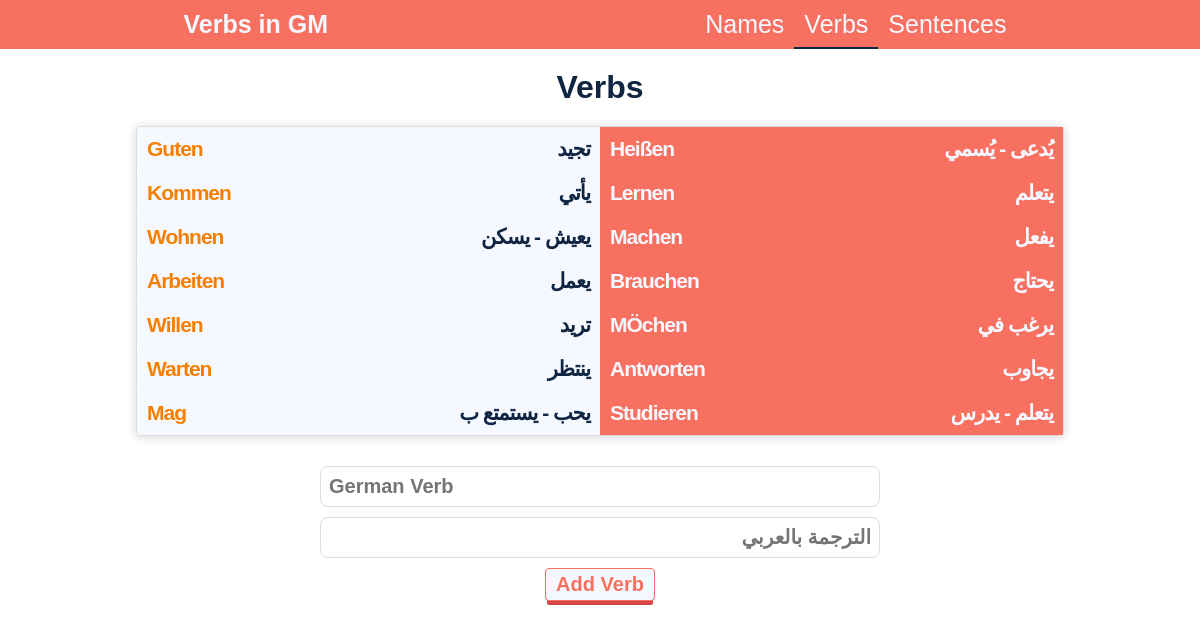
Page /verbs on the committed database.
### tables this page shows
CREATE TABLE verbs (id INTEGER NOT NULL, verbGM TEXT NOT NULL, verbAR TEXT NOT NULL);

### app.py (the view)
@app.route("/verbs", methods=["GET"])
def verbs():
  connection = connect()
  cursor = connection.cursor()
  rows = cursor.execute("SELECT * FROM verbs GROUP BY verbGM ORDER BY id").fetchall()
  close(connection)
  return render_template("verbs.html", rows=rows)

### app.py (called while the page is built)
def connect():
  database = sqlite3.connect(f"data.db")
  return database

def close(connection):
  connection.close()

### templates/verbs.html
{% extends "layout.html" %}
{% block header %}
  <h1>Verbs in GM</h1>
{% endblock %}
{% block links %}
  <li class="lnk"><a href="/">Names</a></li>
  <li class="lnk active"><a href="/verbs">Verbs</a></li>
  <li class="lnk"><a href="/sentences">Sentences</a></li>
{% endblock %}
{% block body %}
  <div class="verbs">
    <h1>Verbs</h1>
    <div class="content">
      {% for row in rows %}
      <div class="box" data-id="{{ row[0] }}">
        <p class="verbGM">{{ row[1] }} </p>
        <p class="verbAR">{{ row[2] }} </p>
      </div>
      {% endfor %}
    </div>
    <div class="add-verbs">
      <input type="text" value="" autofocus autocomplete="off" placeholder="German Verb" class="inp">
      <input type="text" value="" autocomplete="off" placeholder="الترجمة بالعربي" class="inp">
      <input type="submit" name="Add Verb" value="Add Verb" class="add-verb" onclick="handleVerb(this.parentElement)">
    </div>
  </div>
{% endblock %}

### static/style.css (style rules this page uses)
* { --webkit-box-sizing: border-box; --moz-box-sizing: border-box; box-sizing: border-box; margin: 0; padding: 0; }
:root { --main-wcolor: #F6F8FF; --main-dcolor: #102542; --main-bcolor: #F87060; --main-hcolor: #F77F00; --main-ecolor: #2EC0F9; --main-mcolor: #69306D; }
.header h1 { font-size: 25px; color: var(--main-wcolor); font-family: "Arial", sans-serif; }
.header ul li { color: var(--main-wcolor); cursor: pointer; user-select: none; position: relative; }
.header ul li a { color: var(--main-wcolor); font-family: "Arial", sans-serif; font-weight: normal; font-size: 25px; text-decoration: none; display: inline-block; padding: 10px; }
.header ul li::after { content: ""; position: absolute; bottom: 0; left: 50%; height: 2.5px; width: 0; background-color: var(--main-wcolor); transition: width 0.4s ease, left 0.4s ease, background-color 0.4s ease; }
.header ul li.active::after { width: 100%; left: 0; background-color: var(--main-dcolor); }
.verbs h1 { text-align: center; color: var(--main-dcolor); font-weight: bold; font-family: "Arial", sans-serif; }
.verbs .content { text-align: center; width: 80%; border-width: 1px; border-style: solid; border-color: #DDD; border-radius: 4px; margin-left: auto; margin-right: auto; margin-top: 20px; display: grid; grid-template-columns: auto auto; box-shadow: 0px 1px 10px 1px #ddd; }
.box { width: 0px; min-width: 100%; }
.verbs .content .box { display: flex; justify-content: space-between; align-items: center; background-color: var(--main-wcolor); border-radius: 4px 0px 0px 4px; }
.verbs .content .box:nth-child(even) { background-color: var(--main-bcolor); border-radius: 0px; }
.verbGM { color: var(--main-hcolor); text-align: left; padding: 10px; font-weight: bold; font-size: 25px; font-family: "Arial", sans-serif; letter-spacing: -1px; text-transform: lowercase; }
.verbs .content .box:nth-child(even) .verbGM { color: var(--main-wcolor); }
.verbAR { padding-right: 10px; font-size: 25px; font-weight: bold; text-align: right; font-family: "Arial", sans-serif; color: var(--main-dcolor); }
.verbs .content .box:nth-child(even) .verbAR { color: var(--main-wcolor); }
.add-verbs { text-align: center; padding: 20px; }
.add-verbs input.inp { width: 50%; font-size: 20px; padding: 8px; border: 1px solid #ddd; border-radius: 8px; outline: none; transition: all 0.4s; color: var(--main-hcolor); font-weight: bold; margin-top: 10px; max-width: 50%; }
.add-verbs input.inp:nth-child(2) { text-align: right; }
.add-verb { text-align: center; display: block; margin-left: auto; margin-right: auto; margin-top: 10px; font-size: 20px; color: var(--main-bcolor); background-color: var(--main-wcolor); cursor: pointer; border: 1px solid var(--main-bcolor); font-weight: bold; transition: 0.4s color, 0.4s background-color, 0.4s border-color, box-shadow 0.4s, transform 0.4s; box-shadow: 0px 6px 0px -2px #d74546; border-radius: 4px; padding: 4px 10px; }
.box p { padding: 10px; font-size: 21px; letter-spacing: -1px; font-weight: bold; text-transform: capitalize; }

### rows in the picture
verbs: verbGM "Guten", verbAR "تجيد"
verbs: verbGM "Heißen", verbAR "يُدعى - يُسمي"
verbs: verbGM "Kommen", verbAR "يأتي"
verbs: verbGM "Lernen", verbAR "يتعلم"
verbs: verbGM "Wohnen", verbAR "يعيش - يسكن"
verbs: verbGM "Machen", verbAR "يفعل"
verbs: verbGM "Arbeiten", verbAR "يعمل"
verbs: verbGM "Brauchen", verbAR "يحتاج"
verbs: verbGM "Willen", verbAR "تريد"
verbs: verbGM "MÖchen", verbAR "يرغب في"
verbs: verbGM "Warten", verbAR "ينتظر"
verbs: verbGM "Antworten", verbAR "يجاوب"
verbs: verbGM "Mag", verbAR "يحب - يستمتع ب"
verbs: verbGM "Studieren", verbAR "يتعلم - يدرس"
